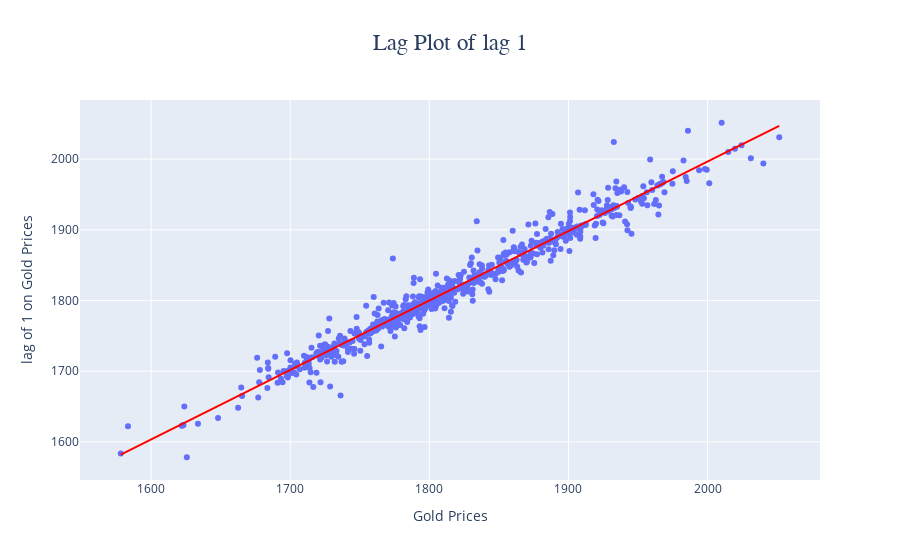

Here is the notebook cell this chart was saved with:
### Markdown cell above
## Lag plot

### Code cell
lag_plot(1)

### Figure 1 — Plotly figure (JSON) as saved in the notebook; plotly's stock layout.template omitted (floating-point values rounded to 4 significant figures; data arrays with more than 128 entries replaced by an {"elided": "..."} marker saying what was removed)
{"data": [{"hovertemplate": "Gold Prices=%{x}<br>lag of 1 on Gold Prices=%{y}<extra></extra>", "legendgroup": "", "marker": {"color": "#636efa", "symbol": "circle"}, "mode": "markers", "name": "", "orientation": "v", "showlegend": false, "type": "scatter", "x": {"elided": "730 float values"}, "xaxis": "x", "y": {"elided": "730 float values"}, "yaxis": "y"}, {"hovertemplate": "<b>OLS trendline</b><br>y = 0.982989 * x + 30.5305<br>R<sup>2</sup>=0.964037<br><br>Gold Prices=%{x}<br>lag of 1 on Gold Prices=%{y} <b>(trend)</b><extra></extra>", "legendgroup": "", "line": {"color": "red"}, "marker": {"color": "#636efa", "symbol": "circle"}, "mode": "lines", "name": "", "showlegend": false, "type": "scatter", "x": {"elided": "729 float values"}, "xaxis": "x", "y": {"elided": "729 float values"}, "yaxis": "y"}], "layout": {"legend": {"tracegroupgap": 0}, "title": {"font": {"family": "Georgia", "size": 23}, "text": "Lag Plot of lag 1", "x": 0.5}, "xaxis": {"anchor": "y", "domain": [0, 1], "title": {"text": "Gold Prices"}}, "yaxis": {"anchor": "x", "domain": [0, 1], "title": {"text": "lag of 1 on Gold Prices"}}}}
